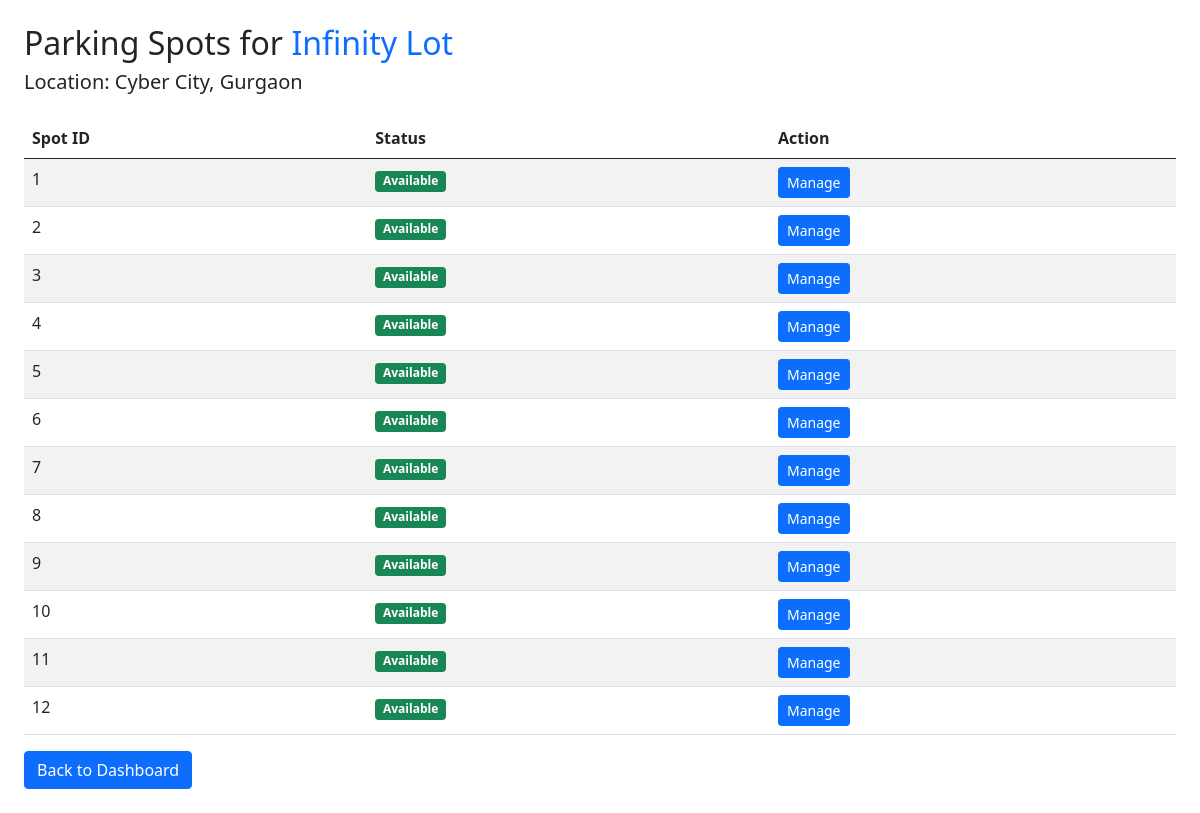
The app's page /view_spots/1, older data.
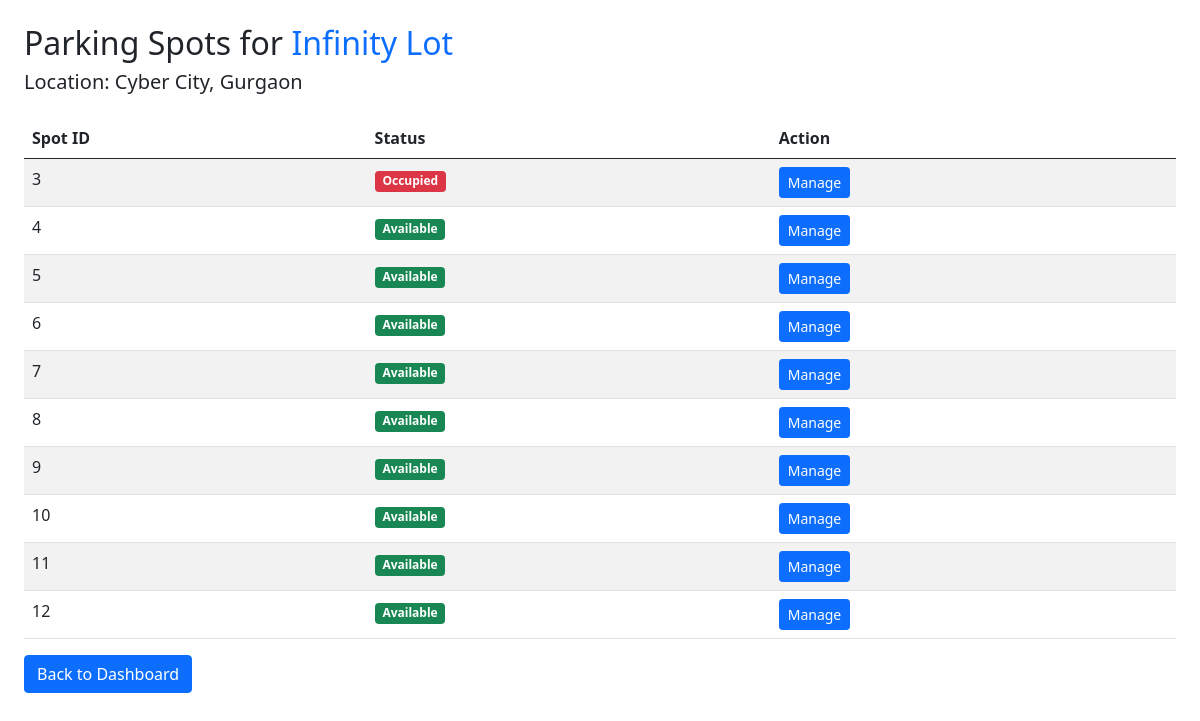
The same page, newer data.
### backend/models.py (models this page shows, shortened)
class ParkingSpot(db.Model):
    __tablename__ = "parking_spots"
    id = db.Column(db.Integer, primary_key=True)
    lot_id = db.Column(db.Integer, db.ForeignKey('parking_lot.id'), nullable=False)
    status = db.Column(db.String(1), nullable=False, default='A')
    reservations = db.relationship('Reservation', backref='spot', lazy=True)

### backend/controllers.py (the view)
    @app.route("/view_spots/<int:lot_id>")
    def view_spots(lot_id):
        lot = ParkingLot.query.get_or_404(lot_id)
        spots = ParkingSpot.query.filter_by(lot_id=lot.id).all()
        return render_template("view_spots.html", lot=lot, spots=spots)

### templates/view_spots.html (shortened to what this page needs)
<!DOCTYPE html>
<html lang="en">
<head>
  <link href="https://cdn.jsdelivr.net/npm/bootstrap@5.0.2/dist/css/bootstrap.min.css" rel="stylesheet">
</head>
<body class="p-4">
<h2>Parking Spots for <span class="text-primary">{{ lot.name }}</span></h2>
<h5>Location: {{ lot.location }}</h5>
<table class="table table-striped mt-4">
  <thead>
    <tr>
      <th>Spot ID</th>
      <th>Status</th>
      <th>Action</th>
    </tr>
  </thead>
  <tbody>
    {% for spot in spots %}
    <tr>
      <td>{{ spot.id }}</td>
      <td>
        {% if spot.status == 'A' %}
          <span class="badge bg-success">Available</span>
        {% else %}
          <span class="badge bg-danger">Occupied</span>
        {% endif %}
      </td>
      <td>
        <button class="btn btn-sm btn-primary" onclick="openCard({{ spot.id }}, '{{ spot.status }}')">Manage</button>
      </td>
    </tr>
    {% endfor %}
  </tbody>
</table>
<a href="/admin_dashboard" class="btn btn-primary">Back to Dashboard</a>
</body>
</html>

Row changes from the older to the newer data that the page shows:
removed ParkingSpot: id "1", status "Available"
removed ParkingSpot: id "2", status "Available"
changed ParkingSpot id 3: status "Available" → "Occupied"
